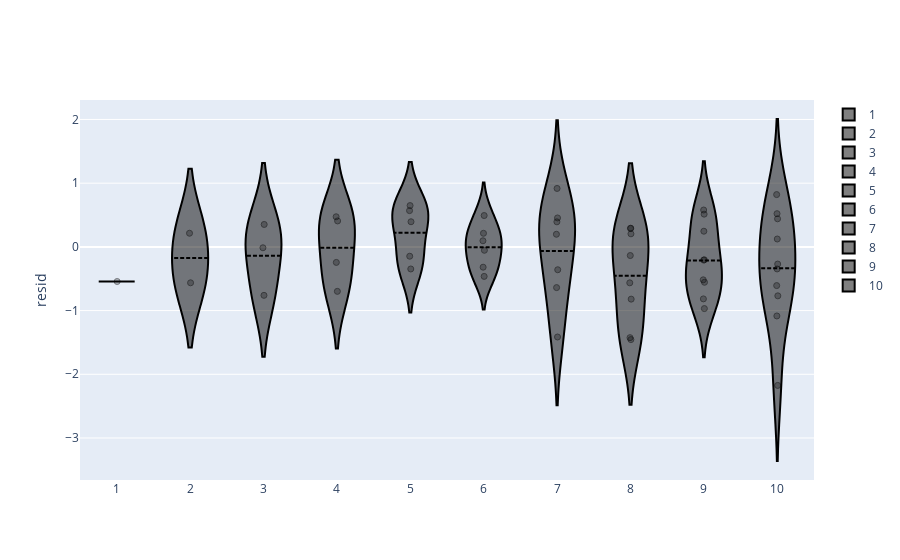

The code cell stored with this chart in its notebook:
### Code cell
r.tweedie.plot.residual('cal', log=True)

### Figure 1 — Plotly figure (JSON) as saved in the notebook; plotly's stock layout.template omitted (floating-point values rounded to 4 significant figures)
{"data": [{"box": {"visible": false}, "jitter": 0.05, "line": {"color": "black"}, "marker": {"color": "rgba(0, 0, 0, 0.5)", "line": {"color": "rgba(0, 0, 0)", "width": 1}, "opacity": 0.5, "size": 6}, "meanline": {"visible": true}, "name": "1", "pointpos": 0, "points": "all", "type": "violin", "x": [1], "y": [-0.5435]}, {"box": {"visible": false}, "jitter": 0.05, "line": {"color": "black"}, "marker": {"color": "rgba(0, 0, 0, 0.5)", "line": {"color": "rgba(0, 0, 0)", "width": 1}, "opacity": 0.5, "size": 6}, "meanline": {"visible": true}, "name": "2", "pointpos": 0, "points": "all", "type": "violin", "x": [2, 2], "y": [-0.5637, 0.2142]}, {"box": {"visible": false}, "jitter": 0.05, "line": {"color": "black"}, "marker": {"color": "rgba(0, 0, 0, 0.5)", "line": {"color": "rgba(0, 0, 0)", "width": 1}, "opacity": 0.5, "size": 6}, "meanline": {"visible": true}, "name": "3", "pointpos": 0, "points": "all", "type": "violin", "x": [3, 3, 3], "y": [-0.7606, 0.3521, -0.01391]}, {"box": {"visible": false}, "jitter": 0.05, "line": {"color": "black"}, "marker": {"color": "rgba(0, 0, 0, 0.5)", "line": {"color": "rgba(0, 0, 0)", "width": 1}, "opacity": 0.5, "size": 6}, "meanline": {"visible": true}, "name": "4", "pointpos": 0, "points": "all", "type": "violin", "x": [4, 4, 4, 4], "y": [-0.6982, 0.4727, 0.407, -0.2438]}, {"box": {"visible": false}, "jitter": 0.05, "line": {"color": "black"}, "marker": {"color": "rgba(0, 0, 0, 0.5)", "line": {"color": "rgba(0, 0, 0)", "width": 1}, "opacity": 0.5, "size": 6}, "meanline": {"visible": true}, "name": "5", "pointpos": 0, "points": "all", "type": "violin", "x": [5, 5, 5, 5, 5], "y": [-0.3469, 0.5692, 0.3943, 0.6483, -0.1468]}, {"box": {"visible": false}, "jitter": 0.05, "line": {"color": "black"}, "marker": {"color": "rgba(0, 0, 0, 0.5)", "line": {"color": "rgba(0, 0, 0)", "width": 1}, "opacity": 0.5, "size": 6}, "meanline": {"visible": true}, "name": "6", "pointpos": 0, "points": "all", "type": "violin", "x": [6, 6, 6, 6, 6, 6], "y": [-0.4631, 0.0958, 0.213, 0.492, -0.319, -0.05313]}, {"box": {"visible": false}, "jitter": 0.05, "line": {"color": "black"}, "marker": {"color": "rgba(0, 0, 0, 0.5)", "line": {"color": "rgba(0, 0, 0)", "width": 1}, "opacity": 0.5, "size": 6}, "meanline": {"visible": true}, "name": "7", "pointpos": 0, "points": "all", "type": "violin", "x": [7, 7, 7, 7, 7, 7, 7], "y": [-0.3591, 0.3933, 0.4542, 0.9172, 0.198, -0.6391, -1.415]}, {"box": {"visible": false}, "jitter": 0.05, "line": {"color": "black"}, "marker": {"color": "rgba(0, 0, 0, 0.5)", "line": {"color": "rgba(0, 0, 0)", "width": 1}, "opacity": 0.5, "size": 6}, "meanline": {"visible": true}, "name": "8", "pointpos": 0, "points": "all", "type": "violin", "x": [8, 8, 8, 8, 8, 8, 8, 8], "y": [-0.5645, 0.29, 0.2928, 0.2048, -0.8202, -1.425, -0.1358, -1.455]}, {"box": {"visible": false}, "jitter": 0.05, "line": {"color": "black"}, "marker": {"color": "rgba(0, 0, 0, 0.5)", "line": {"color": "rgba(0, 0, 0)", "width": 1}, "opacity": 0.5, "size": 6}, "meanline": {"visible": true}, "name": "9", "pointpos": 0, "points": "all", "type": "violin", "x": [9, 9, 9, 9, 9, 9, 9, 9, 9], "y": [-0.5174, 0.5138, 0.5788, 0.246, -0.2076, -0.5558, -0.2025, -0.8163, -0.9684]}, {"box": {"visible": false}, "jitter": 0.05, "line": {"color": "black"}, "marker": {"color": "rgba(0, 0, 0, 0.5)", "line": {"color": "rgba(0, 0, 0)", "width": 1}, "opacity": 0.5, "size": 6}, "meanline": {"visible": true}, "name": "10", "pointpos": 0, "points": "all", "type": "violin", "x": [10, 10, 10, 10, 10, 10, 10, 10, 10, 10], "y": [-0.6076, 0.4408, 0.821, 0.5212, 0.1237, -0.2696, -1.084, -0.7687, -0.3463, -2.175]}], "layout": {"xaxis": {"title": {"text": ""}, "type": "category"}, "yaxis": {"title": {"text": "resid"}}}}
